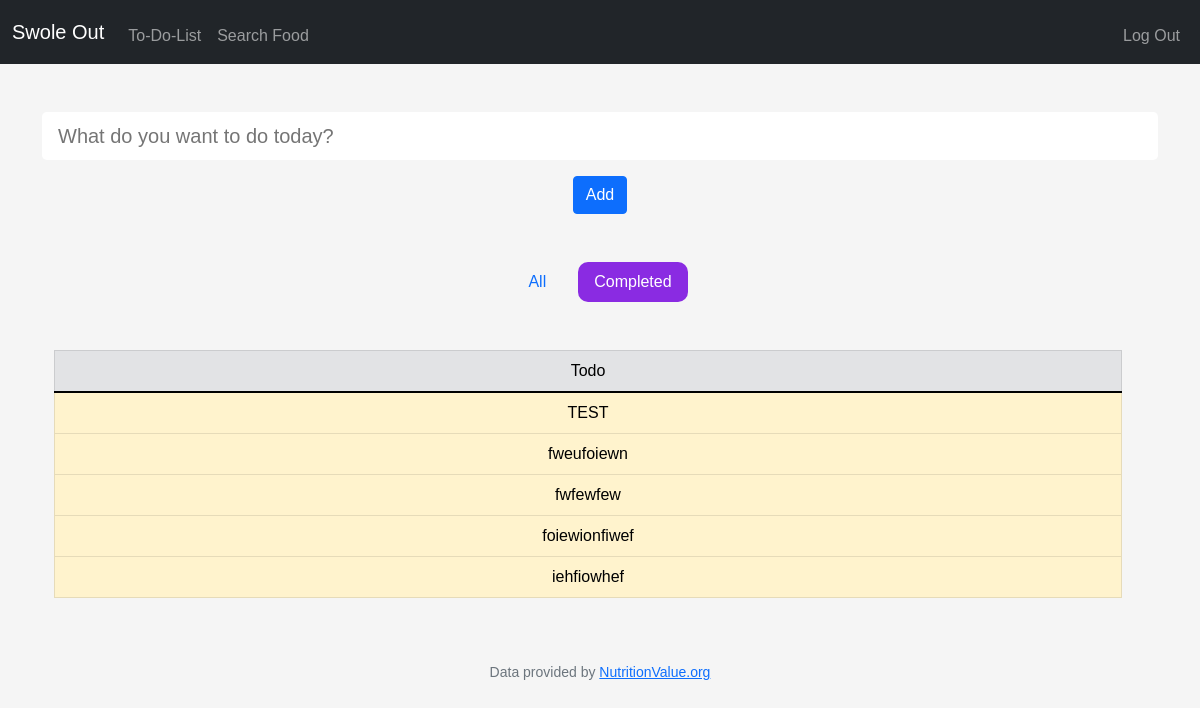
Before: /todo_completed (signed in) with the older database file.
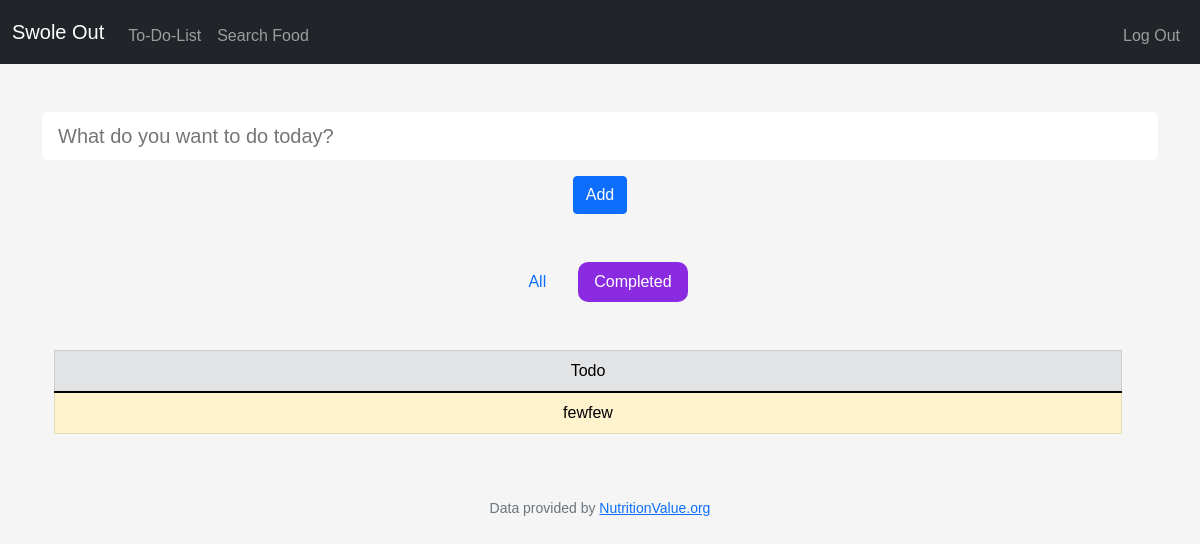
After: the same page with the newer database file.
### tables this page shows
CREATE TABLE todolist (
id INTEGER PRIMARY KEY AUTOINCREMENT NOT NULL,
user_id INT,
todo TEXT NOT NULL,
done TEXT NOT NULL DEFAULT 1,
FOREIGN KEY (user_id) REFERENCES users(id)
);

### app.py (the view)
@app.route("/todo_completed", methods=["POST", "GET"])
@login_required
def todo_completed ():
    if request.method == "POST":
        deleteRow = request.form.get("deleteRow")
        if deleteRow:
            db.execute("DELETE FROM todolist WHERE user_id = ? AND todo = ?", session["user_id"], deleteRow)
            return redirect("/todolist")
        for i in range(1, 50):
            checkbox = request.form.get(f"check{i}")
            editInput = request.form.get(f"editInput{i}")
            previousVal = request.form.get(f"previousVal{i}")
            print(editInput)
            print(previousVal)
            if not editInput == previousVal:
                db.execute("UPDATE todolist SET todo = ? WHERE todo = ? AND user_id = ?", editInput, previousVal, session["user_id"])
            if checkbox is not None:
                db.execute("UPDATE todolist SET done = ? WHERE todo = ? AND user_id = ?", "true", checkbox, session["user_id"])
            else:
                checkVal = request.form.get(f"checkVal{i}")
                db.execute("UPDATE todolist SET done = ? WHERE todo = ? AND user_id = ?", "false", checkVal, session["user_id"])
        return redirect("/todolist")
    else:
        todo_done = db.execute("SELECT * FROM todolist WHERE user_id = ? AND done = ?", session["user_id"], "true")
        return render_template('todo_completed.html', todo_done=todo_done)

### app.py (called while the page is built)
@app.after_request
def after_request(response):
    response.headers["Cache-Control"] = "no-cache, no-store, must-revalidate"
    response.headers["Expires"] = 0
    response.headers["Pragma"] = "no-cache"
    return response

### helpers.py (called while the page is built)
def login_required(f):
    @wraps(f)
    def decorated_function(*args, **kwargs):
        if session.get("user_id") is None:
            return redirect("/login")
        return f(*args, **kwargs)
    return decorated_function

### templates/todo_completed.html (shortened to what this page needs)
{% extends "layout.html" %}
{% block main %}
    <div class="container">
        <div class="row mb-5">
            <form action="/todolist" method="post">
                <input autocomplete="off" id="todoField" type="text" class="form-control-lg mb-3 border-0 me-3 w-100" name="todo" placeholder="What do you want to do today?" onsubmit="return validateForm()">
                <button class="btn btn-primary" type="submit">Add</button>
            </form>
        </div>
        <div class="d-flex flex-row justify-content-center gap-3 mb-5">
            <a href="/todolist" class="nav-link">All</a>
            <a href="/todo_completed" class="nav-link" id="todo_completed">Completed</a>
        </div>
        <div class="container row">
            <table class="table table-light table-bordered">
                <thead class="table-secondary">
                    <tr>
                        <td class="col-12">Todo</td>
                    </tr>
                </thead>
                <tbody class="table-warning">
                    <form action="/todo_completed" method="post" id="formTodo">
                    {% for todo in todo_done %}
                        <tr>
                            <td>
                                <label class="form-check-label" for="flexCheckDefault">{{ todo.todo }}</label>
                            </td>
                        </tr>
                    {% endfor %}
                    </form>
                </tbody>
            </table>
        </div>
    </div>
{% endblock %}

### templates/layout.html (shortened to what this page needs)
<!DOCTYPE html>
<html lang="en">
    <head>
        <link href="https://cdn.jsdelivr.net/npm/bootstrap@5.1.3/dist/css/bootstrap.min.css" rel="stylesheet">
        <link href="/static/styles.css" rel="stylesheet">
    </head>
    <body>
        <nav class="navbar navbar-expand-md navbar-dark bg-dark" id="nav">
            <div class="container-fluid">
                <a class="navbar-brand" href="/">Swole Out</a>
                <div class="collapse navbar-collapse" id="navbar">
                    {% if session["user_id"] %}
                        <ul class="navbar-nav me-auto mt-2">
                            <li class="nav-item"><a class="nav-link" href="/todolist">To-Do-List</a></li>
                            <li class="nav-item"><a class="nav-link" href="/search" id="search">Search Food</a></li>
                        </ul>
                        <ul class="navbar-nav ms-auto mt-2">
                            <li class="nav-item"><a class="nav-link" href="/logout">Log Out</a></li>
                        </ul>
                    {% else %}
                        <ul class="navbar-nav ms-auto mt-2">
                            <li class="nav-item"><a class="nav-link" href="/register">Register</a></li>
                            <li class="nav-item"><a class="nav-link" href="/login">Log In</a></li>
                        </ul>
                    {% endif %}
                </div>
            </div>
        </nav>
        <main class="container-fluid py-5 text-center" id="main">
            {% block main %}{% endblock %}
        </main>
        <footer class="mb-5 small text-center text-muted">
            Data provided by <a href="https://www.nutritionvalue.org/">NutritionValue.org</a>
        </footer>
    </body>
</html>

### static/styles.css (style rules this page uses)
body { background-color: #f5f5f5; }
.form-control-lg { border-color: black; }
.linkClicked { border-radius: 10px; border-color: none; background-color: blueviolet; color: white; }
* { font-family: Arial, Helvetica, sans-serif; }

Changed rows visible on the page:
removed todolist: todo "TEST"
removed todolist: todo "fweufoiewn"
removed todolist: todo "fwfewfew"
removed todolist: todo "foiewionfiwef"
removed todolist: todo "iehfiowhef"
added todolist: todo "fewfew"
